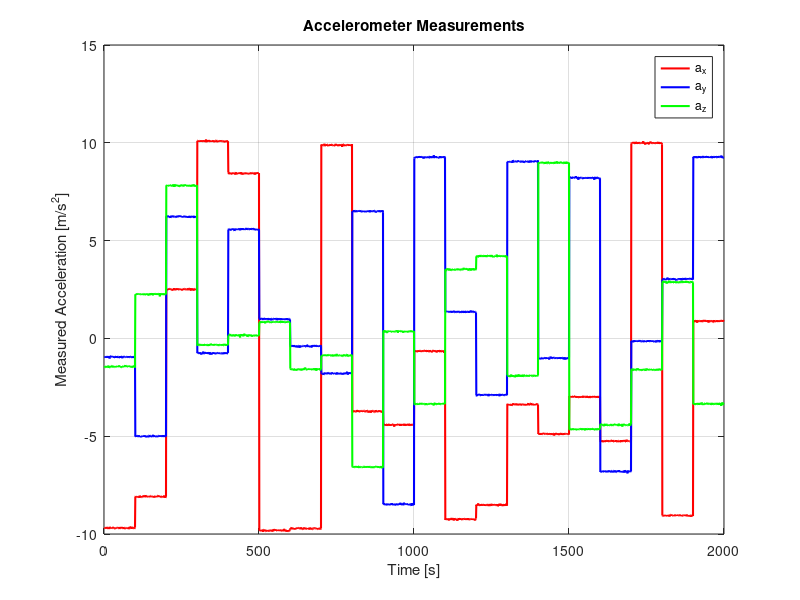
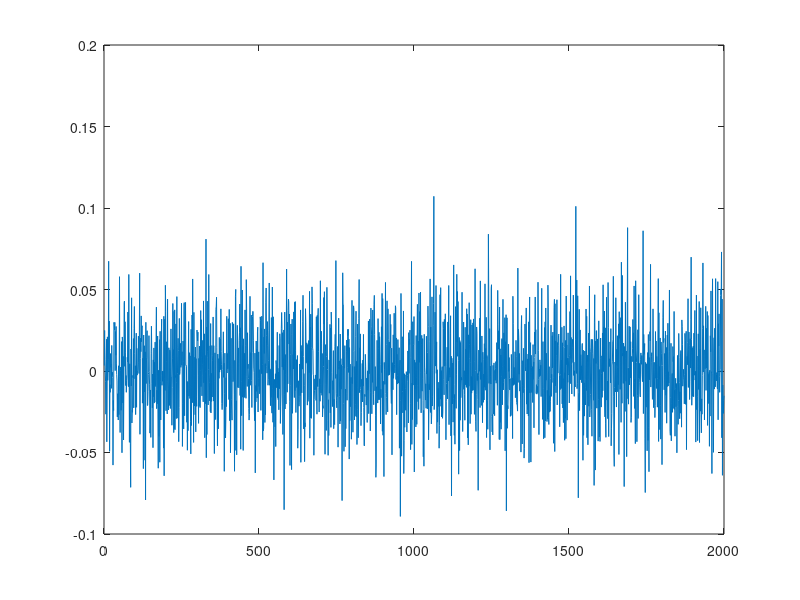

Recreate these plots in MATLAB, in order. (Note: this script raises an error after producing the figures.)
%%%%%%%%%%%%%%%%%%%%%%%%%%%%%%%%%%%%%%%%%%%%%%%%%%%%%%%%%%%%%%%%%%%%%%%%%%%
%%%% ACCELEROMETER NON-LINEAR CALIBRATION %%%%%%%%%%%%%%%%%%%%%%%%%%%%%%%%%
%%%%%%%%%%%%%%%%%%%%%%%%%%%%%%%%%%%%%%%%%%%%%%%%%%%%%%%%%%%%%%%%%%%%%%%%%%%
close all
clear
clc

%% DATA
% accelerometer datasheet
k_datasheet = 1.02;
b_datasheet = 0.15;
K_true = [1.02,0,0;0,0.99,0;0,0,1.05];
b_true = [0.13 ; 0.16 ; 0.15];
sigma = 0.027;
N_sample = 100; % sampling frequency

% gravity local vector
g0 = 9.81;
g0_vect = [0;0;g0];

% accelerometer measurements
n_meas = 20;
phi = -180 + 360 * randn(1,n_meas);  % random between -180 and 180
theta = -90 + 180 * randn(1,n_meas); % random between -90 and 90
psi = zeros(1,n_meas);

% measurement simulation
A_real = zeros(3,n_meas);

for i = 1:length(theta)

    % define rotation matrix
    Rx = [1,0,0;0,cos(phi(i)),sin(phi(i));0,-sin(phi(i)),cos(phi(i))];
    Ry = [cos(theta(i)),0,-sin(theta(i));0,1,0;sin(theta(i)),0,cos(theta(i))];
    Rz = [cos(psi(i)),sin(psi(i)),0;-sin(psi(i)),cos(psi(i)),0;0,0,1];
    R = Rx * Ry * Rz;

    % compute true acceleration for each measurement
    A_real(:,i) = R * g0_vect;
  
end

a_meas = K_true * A_real + b_true + sigma * randn(3,n_meas);
A_real_exp = repelem(A_real,1,N_sample);

% compute measured accelerations 
noise = sigma * randn(3,n_meas*N_sample);
a_meas_exp = K_true * A_real_exp + b_true + noise;


% acc measurement plot
time = 1:n_meas*N_sample;
figure
plot(time,a_meas_exp(1,:),'r','LineWidth',1.5,'DisplayName','a_x')
hold on
plot(time,a_meas_exp(2,:),'b','LineWidth',1.5,'DisplayName','a_y')
plot(time,a_meas_exp(3,:),'g','LineWidth',1.5,'DisplayName','a_z')
grid on
title('Accelerometer Measurements')
xlabel('Time [s]')
ylabel('Measured Acceleration [m/s^2]')
legend

%% GAUSS-NEUTON Algorithm

a = a_meas_exp;
N = N_sample*n_meas;

x = [1,1,1,0,0,0]';
J = zeros(N,6);
E = zeros(N,1);

max_it = 50;
toll = 1e-6;

for q = 1 : max_it 

    for j = 1:size(J,1)

        ax = a(1,j);
        ay = a(2,j);
        az = a(3,j);

        Ax = x(1) * ax + x(4);
        Ay = x(2) * ay + x(5);
        Az = x(3) * az + x(6);
    
        A_norm = sqrt(Ax^2+Ay^2+Az^2);
        
        E(j) = A_norm - g0;
    
        J(j,1) = (Ax * ax) / A_norm;
        J(j,2) = (Ay * ay) / A_norm;
        J(j,3) = (Az * az) / A_norm;
        J(j,4) = Ax / A_norm;
        J(j,5) = Ay / A_norm;
        J(j,6) = Az / A_norm;
    
    end

    delta_x = (J' * J) \ (J' * E);
    
    x = x - delta_x;
    
    iter = q;
    
    if norm(delta_x) < toll
        fprintf('Gauss-Newton has converged in %d iterations! \n',iter)
        break;
    elseif norm(delta_x) > toll && q == max_it
        fprintf('Gauss-Newton cannot converge in %d iterations! \n',max_it)
    end

end

S_est = [x(1),0,0;0,x(2),0;0,0,x(3)];
o_est = [x(4),x(5),x(6)];

K_eq = inv(S_est);
b_eq = -1 * o_est / S_est;

disp('--- ESTIMATED PARAMETERS NON-LINEAR MODEL -------');
disp('Scale Factors S:'); disp(S_est);
disp('Offset o:'); disp(o_est);
disp('--- CHECK EQUIVALENT PARAMETERS OF LINEAR MODEL -');
disp('Equivalent Scale Factors K derived from GN:'); disp(K_eq);
disp('Equivalent Biases b derived from GN:'); disp(b_eq);

%% Performance Analysis - RMSE
A_calib = zeros(3,N);
for w = 1:N
    A_calib(1,w) = S_est(1,1) * a(1,w) + o_est(1);
    A_calib(2,w) = S_est(2,2) * a(2,w) + o_est(2);
    A_calib(3,w) = S_est(3,3) * a(3,w) + o_est(3);
end

norm_pre_gn = vecnorm(a,2,1);
norm_post_gn = vecnorm(A_calib,2,1);

rmse_pre_gn = sqrt(mean((norm_pre_gn-g0).^2));
rmse_post_gn = sqrt(mean((norm_post_gn-g0).^2));

fprintf('--- GAUSS-NEWTON PERFORMANCE (RMSE) ---------')
fprintf('\nRMSE Pre-Calibration: %.4f m/s^2 \n', rmse_pre_gn)
fprintf('RMSE Post-Calibration: %.4f m/s^2 \n', rmse_post_gn);

%% Performance Analysis - Residuals Graphic Evaluation
figure
plot(1:N,E)
hold on
yline(0,'LineWidth',2)
grid on
title('Gauss-Newton Residuals')
xlabel('Samples')
ylabel('Residual Error $m/S^2$','Interpreter','latex')
